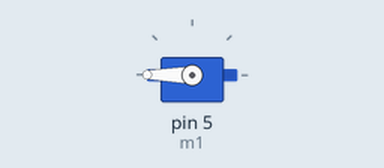
The sketch below on a simulated Arduino Uno, built with avr-gcc and run on an emulated ATmega328P. Shown: servo.

Above: at 0.1 s.
At 0.6 s:
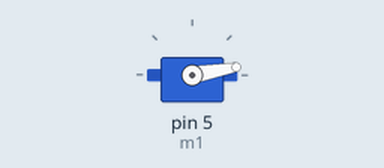
Timing chart, 0 to 2.1 s (numbered marks = the images above):
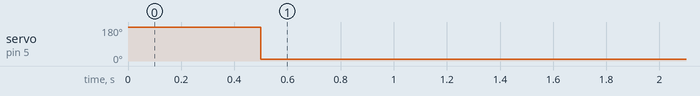

Measured:
- by itself, servo on pin 5 (m1): 180° → 10° at 0.50 s

The sketch:

servo.ino
```cpp
#include <Servo.h>

Servo m1;

void setup() {
    // Setup code to run once.
    m1.attach(5);
    m1.writeMicroseconds(5000);
    delay(500);
}

void loop() {
    m1.write(10);
}
```
